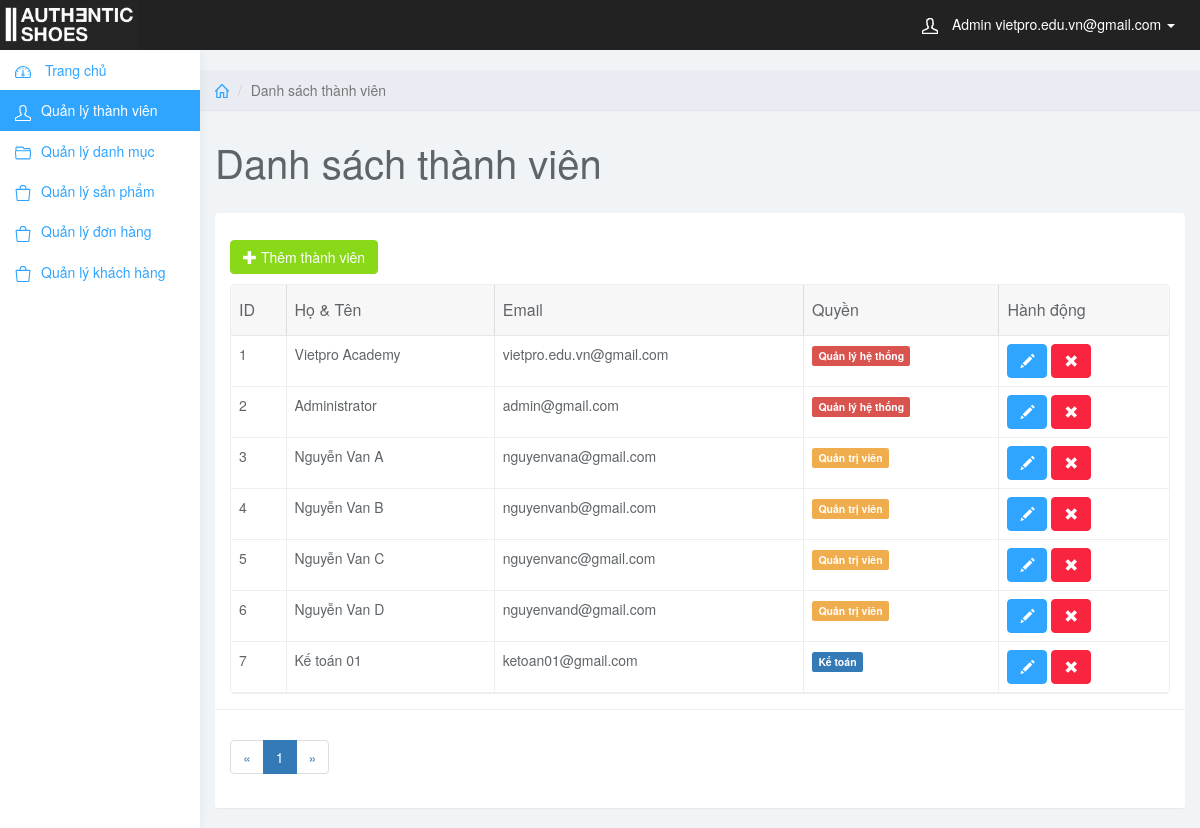
Page /admin/index.php?page_layout=user (signed in) on the committed database.
### tables this page shows
CREATE TABLE `user` (
  `user_id` int(11) NOT NULL,
  `user_full` varchar(255) NOT NULL,
  `user_mail` varchar(255) NOT NULL,
  `user_pass` varchar(255) NOT NULL,
  `user_level` int(1) NOT NULL
);

### admin/user.php (the view, shortened to what this page needs)
<?php
    $user = mysqli_fetch_array(mysqli_query($conn, "SELECT * FROM user"));
    if(isset($_GET['page'])){
        $page = $_GET['page'];
    }else{
        $page = 1;
    }
    $row_per_page = 10;
    $per_row = $page * $row_per_page - $row_per_page;
    echo $total_row = mysqli_num_rows(mysqli_query($conn, 'SELECT * FROM user'));
    $total_page = ceil($total_row/$row_per_page);
    $list_page = '';
    $page_prev = $page - 1;
    if($page_prev < 1){
        $page_prev = 1;
    }
    $list_page .= '<li class="page-item"><a class="page-link" href="index.php?page_layout=user&page='.$page_prev.'">&laquo;</a></li>';
    for($i = 1; $i <= $total_page; $i++){
        if($i == $page){
            $active = 'active';
        }else{
            $active = '';
        }
        $list_page .= '<li class="page-item '.$active.'"><a class="page-link" href="index.php?page_layout=user&&page='.$i.'">'.$i.'</a></li>';
    }
    $page_next = $page + 1;
    if($page_next >= $total_page){
        $page_next = $total_page;
    }
    $list_page .= '<li class="page-item"><a class="page-link" href="index.php?page_layout=user&page='.$page_next.'">&raquo;</a></li>';
?>
<div class="col-sm-9 col-sm-offset-3 col-lg-10 col-lg-offset-2 main">
    <div class="row">
        <ol class="breadcrumb">
            <li><a href="index.php"><svg class="glyph stroked home"><use xlink:href="#stroked-home"></use></svg></a></li>
            <li class="active">Danh sách thành viên</li>
        </ol>
    </div>
    <div class="row">
        <div class="col-lg-12">
            <h1 class="page-header">Danh sách thành viên</h1>
        </div>
    </div>
    <?php if($user['user_level'] != 3){ ?>
        <div id="toolbar" class="btn-group">
            <a href="index.php?page_layout=add_user" class="btn btn-success">
                <i class="glyphicon glyphicon-plus"></i> Thêm thành viên
            </a>
        </div>
    <?php } ?>
    <div class="row">
        <div class="col-lg-12">
            <div class="panel panel-default">
                <div class="panel-body">
                    <table
                        data-toolbar="#toolbar"
                        data-toggle="table">
                        <thead>
                        <tr>
                            <th data-field="id" data-sortable="true">ID</th>
                            <th data-field="name"  data-sortable="true">Họ & Tên</th>
                            <th data-field="price" data-sortable="true">Email</th>
                            <th>Quyền</th>
                            <th>Hành động</th>
                        </tr>
                        </thead>
                        <tbody>
                            <?php
                                $sql = "SELECT * FROM user ORDER BY user_id ASC LIMIT ".$per_row.','.$row_per_page;
                                $query = mysqli_query($conn, $sql);
                                while($row = mysqli_fetch_array($query)){
                            ?>
                                    <tr>
                                        <td style=""><?php echo $row['user_id']; ?></td>
                                        <td style=""><?php echo $row['user_full']; ?></td>
                                        <td style=""><?php echo $row['user_mail']; ?></td>
                                        <td><span class="label label-<?php
                                            if($row['user_level'] == 1){
                                                echo "danger";
                                            }elseif($row['user_level'] == 2){
                                                echo "warning";
                                            }else{
                                                echo "primary";
                                            }?>"><?php
                                            if($row['user_level'] == 1){
                                                echo "Quản lý hệ thống";
                                            }elseif($row['user_level']==2){
                                                echo "Quản trị viên";
                                            }else{
                                                echo "Kế toán";
                                            } ?>
                                            </span>
                                        </td>
                                        <td class="form-group">
                                            <a href="index.php?page_layout=edit_user&&user_id=<?php echo $row['user_id']; ?>" class="btn btn-primary"><i class="glyphicon glyphicon-pencil"></i></a>
                                            <a href="del_user.php?user_id=<?php echo $row['user_id']; ?>" class="btn btn-danger"><i class="glyphicon glyphicon-remove"></i></a>
                                        </td>
                                    </tr>
                            <?php
                                }
                            ?>
                        </tbody>
                    </table>
                </div>
                <div class="panel-footer">
                    <nav aria-label="Page navigation example">
                        <ul class="pagination">
                            <?php
                                echo $list_page;
                            ?>
                        </ul>
                    </nav>
                </div>
            </div>
        </div>
    </div>
</div>

### admin/css/styles.css (style rules this page uses)
body { background: #f1f4f7; padding-top: 50px; color: #5f6468; }
a, a:hover, a:focus { color: #30a5ff; }
h1, h2, h3, h4, h5, h6 { color: #5f6468; }
h1 { font-weight: 300; font-size: 40px; }
.btn-primary, .btn-primary:hover, .btn-primary:focus, .btn-primary:active, .btn-primary.active, .open>.dropdown-toggle.btn-primary, .btn-primary.disabled, .btn-primary[disabled], fieldset[disabled] .btn-primary, .btn-primary.disabled:hover, .btn-primary[disabled]:hover, fieldset[disabled] .btn-primary:hover, .btn-primary.disabled:focus, .btn-primary[disabled]:focus, fieldset[disabled] .btn-primary:focus, .btn-primary.disabled:active, .btn-primary[disabled]:active, fieldset[disabled] .btn-primary:active, .btn-primary.disabled.active, .btn-primary[disabled].active, fieldset[disabled] .btn-primary.active { background-color: #30a5ff; border-color: #30a5ff; }
.btn-success, .btn-success:hover, .btn-success:focus, .btn-success:active, .btn-success.active, .open>.dropdown-toggle.btn-success, .btn-success.disabled, .btn-success[disabled], fieldset[disabled] .btn-success, .btn-success.disabled:hover, .btn-success[disabled]:hover, fieldset[disabled] .btn-success:hover, .btn-success.disabled:focus, .btn-success[disabled]:focus, fieldset[disabled] .btn-success:focus, .btn-success.disabled:active, .btn-success[disabled]:active, fieldset[disabled] .btn-success:active, .btn-success.disabled.active, .btn-success[disabled].active, fieldset[disabled] .btn-success.active { background-color: #8ad919; border-color: #8ad919; }
.btn-danger, .btn-danger:hover, .btn-danger:focus, .btn-danger:active, .btn-danger.active, .open>.dropdown-toggle.btn-danger, .btn-danger.disabled, .btn-danger[disabled], fieldset[disabled] .btn-danger, .btn-danger.disabled:hover, .btn-danger[disabled]:hover, fieldset[disabled] .btn-danger:hover, .btn-danger.disabled:focus, .btn-danger[disabled]:focus, fieldset[disabled] .btn-danger:focus, .btn-danger.disabled:active, .btn-danger[disabled]:active, fieldset[disabled] .btn-danger:active, .btn-danger.disabled.active, .btn-danger[disabled].active, fieldset[disabled] .btn-danger.active { background-color: #f9243f; border-color: #f9243f; }
.panel { border: 0; }
.panel-footer { background: #fff; border-top: 1px solid #eee; }
.breadcrumb { border-radius: 0; padding: 10px 15px; background: #e9ecf2; box-shadow: 0 1px 1px rgba(0, 0, 0, .05); margin: 0; }
h1.page-header { margin-top: 30px; border-bottom: 0; }
.table { background: #fff; }
.breadcrumb .glyph { height: 14px; width: 14px; margin: -2px 0 0 0; stroke-width: 4px; }

### rows in the picture
user: user_id "1", user_full "Vietpro Academy", user_mail "vietpro.edu.vn@gmail.com", user_level "Quản lý hệ thống"
user: user_id "2", user_full "Administrator", user_mail "admin@gmail.com", user_level "Quản lý hệ thống"
user: user_id "3", user_full "Nguyễn Van A", user_mail "nguyenvana@gmail.com", user_level "Quản trị viên"
user: user_id "4", user_full "Nguyễn Van B", user_mail "nguyenvanb@gmail.com", user_level "Quản trị viên"
user: user_id "5", user_full "Nguyễn Van C", user_mail "nguyenvanc@gmail.com", user_level "Quản trị viên"
user: user_id "6", user_full "Nguyễn Van D", user_mail "nguyenvand@gmail.com", user_level "Quản trị viên"
user: user_id "7", user_full "Kế toán 01", user_mail "ketoan01@gmail.com", user_level "Kế toán"

### other values in the picture
$_SESSION['mail'] "vietpro.edu.vn@gmail.com"
